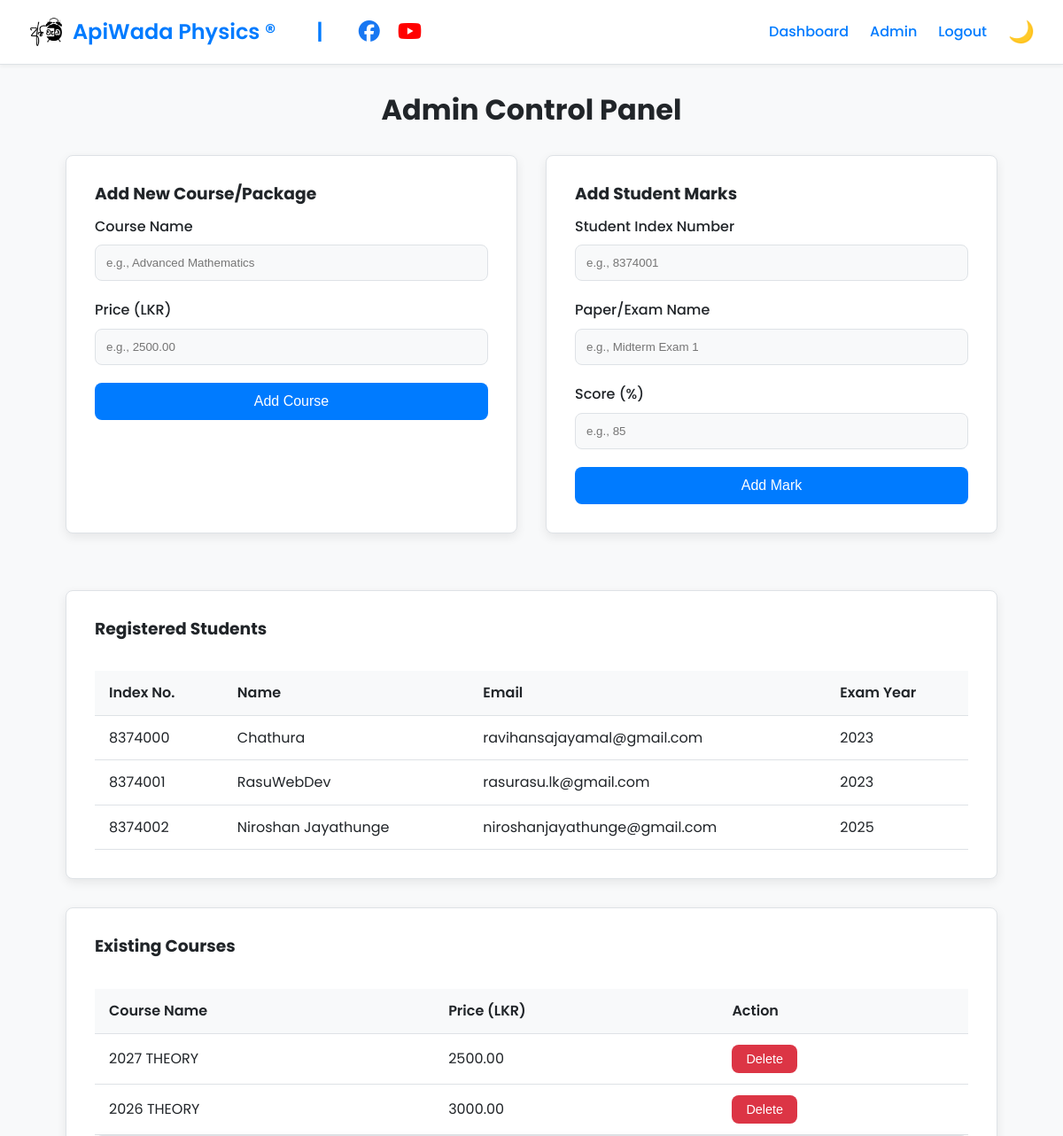
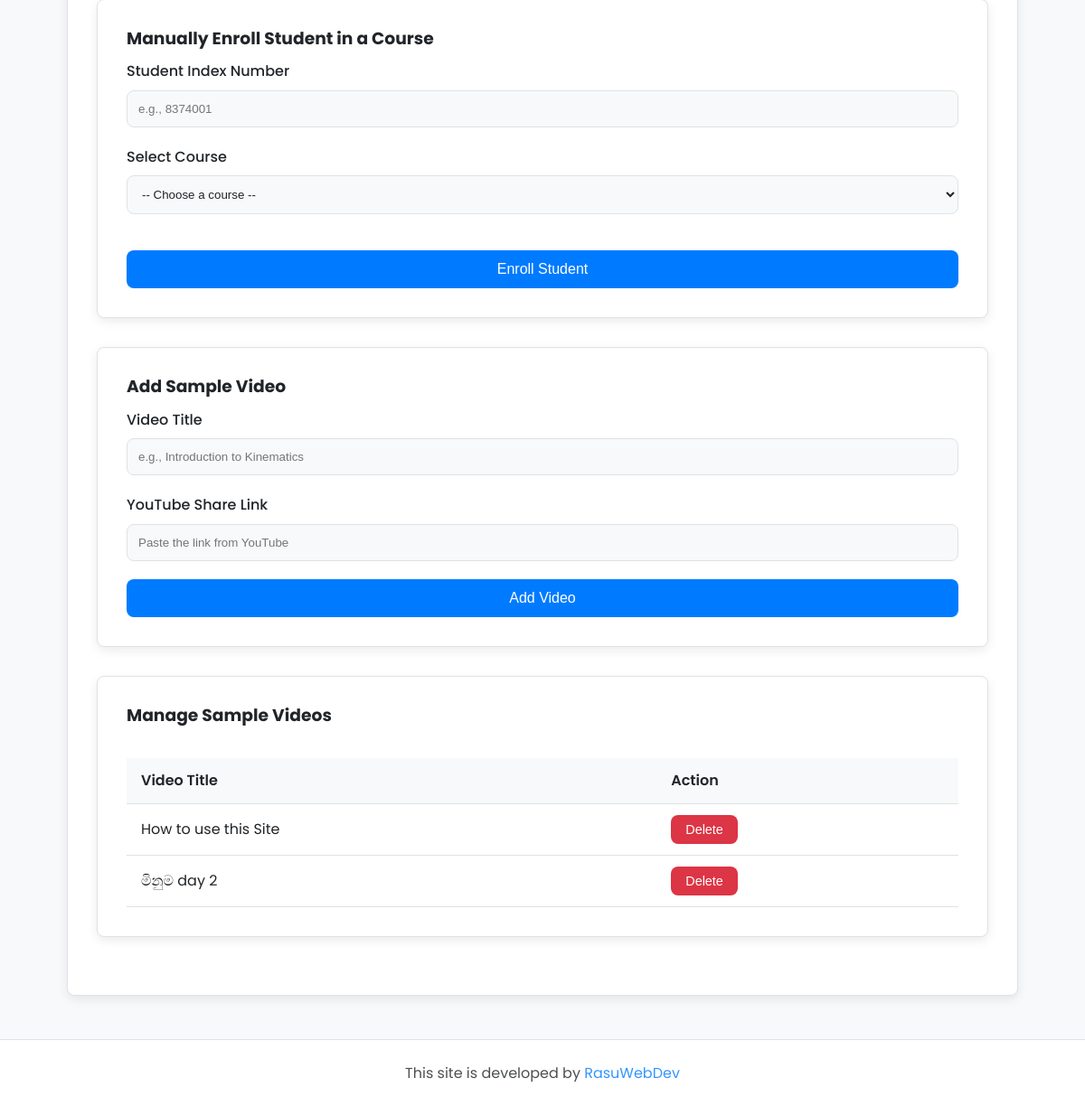
The page /admin (signed in) on the database its author committed (2 pictures, top to bottom).
### app.py (models this page shows)
class User(db.Model, UserMixin):
    id = db.Column(db.Integer, primary_key=True)
    index_number = db.Column(db.String(10), unique=True, nullable=False)
    name = db.Column(db.String(100), nullable=False)
    email = db.Column(db.String(100), unique=True, nullable=False)
    password = db.Column(db.String(200), nullable=False)
    exam_year = db.Column(db.Integer, nullable=False)
    school = db.Column(db.String(150))
    birthday = db.Column(db.Date, nullable=False)
    guardian_contact = db.Column(db.String(15))
    whatsapp_number = db.Column(db.String(15), nullable=False)
    profile_picture = db.Column(db.String(100), default='default.jpg')
    is_admin = db.Column(db.Boolean, default=False)
    enrollments = db.relationship('Enrollment', backref='student', lazy=True)
    marks = db.relationship('Mark', backref='student', lazy=True)

class Course(db.Model):
    id = db.Column(db.Integer, primary_key=True)
    name = db.Column(db.String(100), nullable=False)
    description = db.Column(db.Text)
    price = db.Column(db.Float, nullable=False)

class Video(db.Model):
    id = db.Column(db.Integer, primary_key=True)
    title = db.Column(db.String(200), nullable=False)
    youtube_link = db.Column(db.String(200), nullable=False)

### app.py (the view, shortened to what this page needs)
@app.route('/admin', methods=['GET', 'POST'])
@login_required
def admin():
    if not current_user.is_admin:
        flash('You do not have permission to access this page.', 'danger')
        return redirect(url_for('dashboard'))
    students = User.query.all()
    courses = Course.query.all()
    videos = Video.query.all()
    return render_template('admin.html', students=students, courses=courses, videos=videos)

### app.py (called while the page is built)
@login_manager.user_loader
def load_user(user_id):
    return User.query.get(int(user_id))

### templates/admin.html (shortened to what this page needs)
{% extends "_layout.html" %}
{% block content %}
<div class="admin-container">
    <h1 style="text-align: center; margin-bottom: 2rem;">Admin Control Panel</h1>
    <div class="admin-grid">
        <div class="card">
            <h3>Add New Course/Package</h3>
            <form method="POST" action="{{ url_for('admin') }}">
                <div class="form-group">
                    <label for="course_name">Course Name</label>
                    <input type="text" id="course_name" name="course_name" placeholder="e.g., Advanced Mathematics" required>
                </div>
                <div class="form-group">
                    <label for="course_price">Price (LKR)</label>
                    <input type="number" id="course_price" name="course_price" step="0.01" placeholder="e.g., 2500.00" required>
                </div>
                <button type="submit" class="btn btn-primary" style="width: 100%;">Add Course</button>
            </form>
        </div>
        <div class="card">
            <h3>Add Student Marks</h3>
            <form method="POST" action="{{ url_for('admin') }}">
                <div class="form-group">
                    <label for="index_number">Student Index Number</label>
                    <input type="text" id="index_number" name="index_number" placeholder="e.g., 8374001" required>
                </div>
                <div class="form-group">
                    <label for="paper_name">Paper/Exam Name</label>
                    <input type="text" id="paper_name" name="paper_name" placeholder="e.g., Midterm Exam 1" required>
                </div>
                <div class="form-group">
                    <label for="score">Score (%)</label>
                    <input type="number" id="score" name="score" min="0" max="100" placeholder="e.g., 85" required>
                </div>
                <button type="submit" class="btn btn-primary" style="width: 100%;">Add Mark</button>
            </form>
        </div>
    </div>
    <div class="card">
        <h3>Registered Students</h3>
        <div class="table-container">
            <table>
                <thead>
                    <tr>
                        <th>Index No.</th>
                        <th>Name</th>
                        <th>Email</th>
                        <th>Exam Year</th>
                    </tr>
                </thead>
                <tbody>
                    {% for student in students %}
                    <tr>
                        <td>{{ student.index_number }}</td>
                        <td>{{ student.name }}</td>
                        <td>{{ student.email }}</td>
                        <td>{{ student.exam_year }}</td>
                    </tr>
                    {% else %}
                    <tr>
                        <td colspan="4" style="text-align: center;">No students have registered yet.</td>
                    </tr>
                    {% endfor %}
                </tbody>
            </table>
        </div>
    </div>
    <div class="card">
        <h3>Existing Courses</h3>
        <div class="table-container">
<table>
    <thead>
        <tr>
            <th>Course Name</th>
            <th>Price (LKR)</th>
            <th>Action</th> </tr>
    </thead>
    <tbody>
        {% for course in courses %}
        <tr>
            <td>{{ course.name }}</td>
            <td>{{ "%.2f"|format(course.price) }}</td>
            <td>
                <form action="{{ url_for('delete_course', course_id=course.id) }}" method="POST" style="display: inline;">
                    <button type="submit" class="btn btn-danger">Delete</button>
                </form>
            </td>
        </tr>
        {% else %}
        <tr>
            <td colspan="3" style="text-align: center;">No courses have been added yet.</td>
        </tr>
        {% endfor %}
    </tbody>
</table>
        </div>
        <div class="card">
    <h3>Manually Enroll Student in a Course</h3>
    <form method="POST" action="{{ url_for('admin') }}">
        <div class="form-group">
            <label for="enroll_index_number">Student Index Number</label>
            <input type="text" id="enroll_index_number" name="index_number" placeholder="e.g., 8374001" required>
        </div>
        <div class="form-group">
            <label for="course_id">Select Course</label>
            <select id="course_id" name="course_id" class="form-group input" required>
                <option value="" disabled selected>-- Choose a course --</option>
            </select>
        </div>
        <button type="submit" class="btn btn-primary" style="width: 100%;">Enroll Student</button>
    </form>
</div>
        <div class="card">
    <h3>Add Sample Video</h3>
    <form method="POST" action="{{ url_for('admin') }}">
        <div class="form-group">
            <label for="video_title">Video Title</label>
            <input type="text" id="video_title" name="video_title" placeholder="e.g., Introduction to Kinematics" required>
        </div>
        <div class="form-group">
            <label for="video_link">YouTube Share Link</label>
            <input type="url" id="video_link" name="video_link" placeholder="Paste the link from YouTube" required>
        </div>
        <button type="submit" class="btn btn-primary" style="width: 100%;">Add Video</button>
    </form>
    </div>
    <div class="card">
    <h3>Manage Sample Videos</h3>
    <div class="table-container">
        <table>
            <thead>
                <tr>
                    <th>Video Title</th>
                    <th>Action</th>
                </tr>
            </thead>
            <tbody>
                {% for video in videos %}
                <tr>
                    <td>{{ video.title }}</td>
                    <td>
                        <form action="{{ url_for('delete_video', video_id=video.id) }}" method="POST" style="display: inline;">
                            <button type="submit" class="btn btn-danger">Delete</button>
                        </form>
                    </td>
                </tr>
                {% else %}
                <tr>
                    <td colspan="2" style="text-align: center;">No videos have been added yet.</td>
                </tr>
                {% endfor %}
            </tbody>
        </table>
    </div>
</div>
    </div>
</div>
{% endblock %}

### static/css/style.css (style rules this page uses)
:root { --primary-color: #007bff; --primary-hover: #0056b3; --success-color: #28a745; --danger-color: #dc3545; --info-color: #17a2b8; --bg-light: #f8f9fa; --card-bg-light: #ffffff; --text-light: #212529; --border-light: #dee2e6; --bg-dark: #121212; --card-bg-dark: #1e1e1e; --text-dark: #e0e0e0; --border-dark: #343a40; --border-radius: 8px; --box-shadow: 0 4px 12px rgba(0, 0, 0, 0.08); }
* { box-sizing: border-box; margin: 0; padding: 0; }
body { font-family: 'Poppins', sans-serif; line-height: 1.6; transition: background-color 0.3s ease, color 0.3s ease; }
body.light-theme { background-color: var(--bg-light); color: var(--text-light); }
h1, h2, h3 { line-height: 1.2; margin-bottom: 0.75rem; }
.card { background-color: var(--card-bg-light); border-radius: var(--border-radius); padding: 2rem; box-shadow: var(--box-shadow); margin-bottom: 2rem; border: 1px solid var(--border-light); }
.btn { display: inline-block; padding: 0.75rem 1.5rem; border-radius: var(--border-radius); border: none; cursor: pointer; font-weight: 500; font-size: 1rem; transition: background-color 0.2s ease, transform 0.2s ease; }
.btn-primary { background-color: var(--primary-color); color: #fff; }
.form-group { margin-bottom: 1.25rem; }
.form-group label { display: block; margin-bottom: 0.5rem; font-weight: 500; }
.form-group input { width: 100%; padding: 0.75rem; border-radius: var(--border-radius); border: 1px solid var(--border-light); background-color: var(--bg-light); color: var(--text-light); }
.admin-grid { display: grid; grid-template-columns: repeat(auto-fit, minmax(350px, 1fr)); gap: 2rem; margin-bottom: 2rem; }
.table-container { overflow-x: auto; }
table { width: 100%; border-collapse: collapse; margin-top: 1.5rem; }
th, td { padding: 0.75rem 1rem; text-align: left; border-bottom: 1px solid var(--border-light); }
thead { background-color: var(--bg-light); }
th { font-weight: 600; }
.btn-danger { background-color: var(--danger-color); color: #fff; padding: 0.5rem 1rem; font-size: 0.9rem; }
.form-group.input { width: 100%; padding: 0.75rem; border-radius: var(--border-radius); border: 1px solid var(--border-light); background-color: var(--bg-light); color: var(--text-light); }

### rows shown on the page
User: index_number "8374000", name "Chathura", email "ravihansajayamal@gmail.com", exam_year "2023"
User: index_number "8374001", name "RasuWebDev", email "rasurasu.lk@gmail.com", exam_year "2023"
User: index_number "8374002", name "Niroshan Jayathunge", email "niroshanjayathunge@gmail.com", exam_year "2025"
Course: name "2027 THEORY", price "2500.00"
Course: name "2026 THEORY", price "3000.00"
Video: title "How to use this Site"
Video: title "මිනුම day 2"
